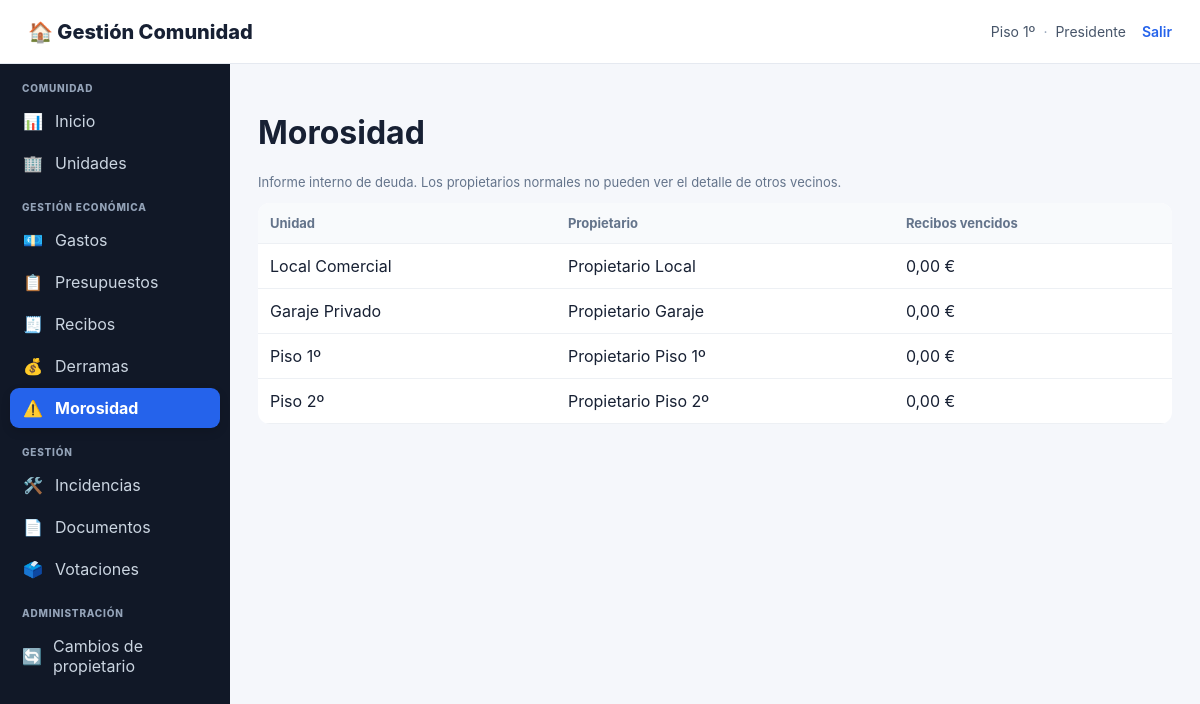
/index.php?page=morosidad (signed in), run on the app's committed database.
### tables this page shows
CREATE TABLE usuarios (
 id INT AUTO_INCREMENT PRIMARY KEY,
 email VARCHAR(190) UNIQUE NOT NULL,
 password_hash VARCHAR(255) NOT NULL,
 unidad_id INT NULL,
 rol VARCHAR(50) NOT NULL DEFAULT 'PROPIETARIO_SIN_ESCALERA',
 rol_id INT NULL,
 activo TINYINT(1) NOT NULL DEFAULT 1,
 created_at TIMESTAMP DEFAULT CURRENT_TIMESTAMP,
 INDEX idx_usuarios_unidad (unidad_id),
 INDEX idx_usuarios_rol_id (rol_id),
 FOREIGN KEY (unidad_id) REFERENCES unidades(id) ON DELETE SET NULL,
 FOREIGN KEY (rol_id) REFERENCES roles(id) ON DELETE SET NULL
);

CREATE TABLE unidades (
 id INT AUTO_INCREMENT PRIMARY KEY,
 nombre VARCHAR(100) NOT NULL,
 propietario VARCHAR(150) NOT NULL,
 email VARCHAR(190),
 telefono VARCHAR(50),
 coef_general DECIMAL(6,3) NOT NULL,
 coef_escalera DECIMAL(6,3) NOT NULL DEFAULT 0,
 tiene_acceso_escalera TINYINT(1) NOT NULL DEFAULT 0,
 m2 DECIMAL(10,2),
 created_at TIMESTAMP DEFAULT CURRENT_TIMESTAMP
);

### app/auth.php (called while the page is built, shortened)
<?php
require_once __DIR__.'/db.php';
function require_login() {
    if (!current_user()) {
        header('Location: index.php?page=login');
        exit;
    }
}
function current_user() {
    global $pdo;
    static $loaded = false;
    static $user = null;
    if ($loaded) return $user;
    $loaded = true;
    $id = (int)($_SESSION['user']['id'] ?? 0);
    try {
        $st=$pdo->prepare("SELECT u.*, un.nombre AS unidad_nombre, un.tiene_acceso_escalera
            FROM usuarios u
            LEFT JOIN unidades un ON un.id=u.unidad_id
            WHERE u.id=? LIMIT 1");
        $st->execute([$id]);
        $row=$st->fetch();
        $rs=$pdo->prepare("SELECT r.id,r.codigo,r.nombre,r.activo
            FROM usuario_roles ur
            JOIN roles r ON r.id=ur.rol_id
            WHERE ur.usuario_id=? AND r.activo=1
            ORDER BY r.sistema DESC,r.nombre");
        $rs->execute([$id]);
        $roles=$rs->fetchAll();
        $row['roles']=$roles;
        $row['role_codes']=array_column($roles,'codigo');
        $row['role_names']=array_column($roles,'nombre');
        $row['rol_nombre']=$roles ? implode(', ',$row['role_names']) : '';
        $row['rol']=$roles ? $row['role_codes'][0] : ($row['rol']??'');
        $user=$row;
        return $user;
    } catch (Throwable $e) {
        $user=$_SESSION['user']??null;
        return $user;
    }
}
function can($permission) {
    global $pdo;
    $u=current_user();
    try {
        $st=$pdo->prepare("SELECT 1
            FROM usuario_roles ur
            JOIN roles r ON r.id=ur.rol_id AND r.activo=1
            JOIN rol_permisos rp ON rp.rol_id=r.id
            JOIN permisos p ON p.id=rp.permiso_id AND p.codigo=?
            JOIN usuarios u ON u.id=ur.usuario_id AND u.activo=1
            WHERE ur.usuario_id=? LIMIT 1");
        $st->execute([$permission,$u['id']]);
        if ($st->fetchColumn()) return true;
    } catch(Throwable $e) {
        try {
            $st=$pdo->prepare("SELECT 1
                FROM usuarios u
                JOIN roles r ON r.id=u.rol_id AND r.activo=1
                JOIN rol_permisos rp ON rp.rol_id=r.id
                JOIN permisos p ON p.id=rp.permiso_id AND p.codigo=?
                WHERE u.id=? AND u.activo=1 LIMIT 1");
            $st->execute([$permission,$u['id']]);
            return (bool)$st->fetchColumn();
        } catch(Throwable $e2) {
            return false;
        }
    }
    return false;
}
?>

### app/functions.php (called while the page is built, shortened)
<?php
function h($v){ return htmlspecialchars((string)$v, ENT_QUOTES, 'UTF-8'); }

### public/index.php (the view, shortened to what this page needs)
<?php
require_once __DIR__.'/../app/auth.php';
require_once __DIR__.'/../app/functions.php';
$page=$_GET['page']??'dashboard';
    ?><!doctype html><html lang="es"><head><meta charset="utf-8"><title>Acceso</title><link rel="stylesheet" href="style.css"><link rel="icon" type="image/svg+xml" href="favicon.svg"></head><body>
    <?php
require_login();
function layout_start($title){
    $u=current_user();
    $currentPage=$_GET['page']??'dashboard';
    ?><!doctype html><html lang="es"><head><meta charset="utf-8"><meta name="viewport" content="width=device-width,initial-scale=1"><title><?=h($title)?> · Gestión Comunidad</title><link rel="stylesheet" href="style.css"></head><body>
    <header class="top"><div class="brand">🏠 Gestión Comunidad</div><div class="user-info"><span><?=h($u['unidad_nombre']??'')?></span><span class="user-separator">·</span><span><?=h($u['rol_nombre']??role_label($u['rol']))?></span><a class="logout" href="index.php?page=logout">Salir</a></div></header><div class="wrap"><aside class="sidebar">
    <nav class="sidebar-nav">
        <div class="nav-title">Comunidad</div>
        <a class="nav-link<?=($currentPage==='dashboard'?' active':'')?>" href="index.php"><span class="nav-icon">📊</span><span>Inicio</span></a>
        <?php if(can('GESTION_UNIDADES')): ?><a class="nav-link<?=($currentPage==='unidades'?' active':'')?>" href="index.php?page=unidades"><span class="nav-icon">🏢</span><span>Unidades</span></a><?php endif; ?>
        <div class="nav-title">Gestión económica</div>
        <a class="nav-link<?=($currentPage==='gastos'?' active':'')?>" href="index.php?page=gastos"><span class="nav-icon">💶</span><span>Gastos</span></a>
        <a class="nav-link<?=($currentPage==='presupuestos'?' active':'')?>" href="index.php?page=presupuestos"><span class="nav-icon">📋</span><span>Presupuestos</span></a>
        <a class="nav-link<?=($currentPage==='recibos'?' active':'')?>" href="index.php?page=recibos"><span class="nav-icon">🧾</span><span>Recibos</span></a>
        <a class="nav-link<?=($currentPage==='derramas'?' active':'')?>" href="index.php?page=derramas"><span class="nav-icon">💰</span><span>Derramas</span></a>
        <a class="nav-link<?=($currentPage==='morosidad'?' active':'')?>" href="index.php?page=morosidad"><span class="nav-icon">⚠️</span><span>Morosidad</span></a>
        <div class="nav-title">Gestión</div>
        <a class="nav-link<?=($currentPage==='incidencias'?' active':'')?>" href="index.php?page=incidencias"><span class="nav-icon">🛠️</span><span>Incidencias</span></a>
        <a class="nav-link<?=($currentPage==='documentos'?' active':'')?>" href="index.php?page=documentos"><span class="nav-icon">📄</span><span>Documentos</span></a>
        <a class="nav-link<?=($currentPage==='votaciones'?' active':'')?>" href="index.php?page=votaciones"><span class="nav-icon">🗳️</span><span>Votaciones</span></a>
        <?php if(can('GESTION_USUARIOS') || can('GESTION_ROLES') || can('CAMBIO_PROPIETARIO') || can('GESTION_BACKUPS')): ?>
        <div class="nav-title">Administración</div>
        <?php if(can('CAMBIO_PROPIETARIO')): ?><a class="nav-link<?=($currentPage==='propietarios'?' active':'')?>" href="index.php?page=propietarios"><span class="nav-icon">🔄</span><span>Cambios de propietario</span></a><?php endif; ?>
        <?php endif; ?>
    </nav>
    </aside><main class="main"><?php
}
function layout_end(){ ?></main></div></body></html><?php }
layout_start(ucfirst($page));
switch($page){case 'backups':
case 'morosidad':
    echo '<h1>Morosidad</h1><p class="muted">Informe interno de deuda. Los propietarios normales no pueden ver el detalle de otros vecinos.</p>';
    $rows=$pdo->query("SELECT u.id,u.nombre,u.propietario,COALESCE(SUM(CASE WHEN r.estado IN ('VENCIDO') THEN r.total ELSE 0 END),0) deuda FROM unidades u LEFT JOIN recibos r ON r.unidad_id=u.id GROUP BY u.id ORDER BY deuda DESC")->fetchAll();
    echo '<table><tr><th>Unidad</th><th>Propietario</th><th>Recibos vencidos</th></tr>';
    foreach($rows as $x) echo '<tr><td>'.h($x['nombre']).'</td><td>'.h($x['propietario']).'</td><td>'.number_format($x['deuda'],2,',','.').' €</td></tr>';
    echo '</table>';
break;
}
layout_end();

### public/style.css (style rules this page uses)
* { box-sizing:border-box }
body { margin:0;font-family:Inter,Arial,sans-serif;background:#f5f7fb;color:#172033 }
.top { height:64px;background:#fff;border-bottom:1px solid #e5e9f0;display:flex;align-items:center;justify-content:space-between;padding:0 28px }
.brand { font-weight:800;font-size:20px }
.wrap { display:flex;min-height:calc(100vh - 64px) }
aside { width:230px;background:#111827;color:#cbd5e1;padding:20px 12px }
aside a { display:block;padding:10px 13px;border-radius:8px;color:#cbd5e1;text-decoration:none;margin:3px 0 }
.main { flex:1;padding:28px;max-width:1500px }
.muted { color:#64748b;font-size:13px }
table { width:100%;border-collapse:collapse;background:#fff;border-radius:12px;overflow:hidden }
th,td { padding:12px;border-bottom:1px solid #edf0f4;text-align:left }
th { font-size:13px;color:#64748b;background:#f8fafc }
.nav-title { font-size:11px;text-transform:uppercase;color:#64748b;margin:20px 12px 5px }
.sidebar { padding:18px 10px;background:#111827 }
.sidebar-nav { position:sticky;top:12px }
.nav-title { font-size:10px;letter-spacing:.08em;font-weight:800;text-transform:uppercase;color:#94a3b8;margin:18px 12px 7px }
.nav-title:first-child { margin-top:0 }
.nav-link { display:flex;align-items:center;gap:11px;padding:10px 12px;border-radius:9px;color:#cbd5e1;text-decoration:none;margin:2px 0;transition:background .15s,color .15s,transform .15s }
.nav-link.active { background:#2563eb;color:#fff;font-weight:700;box-shadow:0 4px 10px #00000020 }
.nav-icon { width:22px;text-align:center;font-size:16px;line-height:1 }
.user-info { display:flex;align-items:center;gap:8px;color:#475569;font-size:14px }
.user-separator { color:#94a3b8 }
.logout { color:#2563eb;text-decoration:none;font-weight:600;margin-left:8px }

### data on the page
usuarios: unidad.nombre "Piso 1º"
unidades: nombre "Local Comercial", propietario "Propietario Local", deuda "0,00"
unidades: nombre "Garaje Privado", propietario "Propietario Garaje", deuda "0,00"
unidades: nombre "Piso 1º", propietario "Propietario Piso 1º", deuda "0,00"
unidades: nombre "Piso 2º", propietario "Propietario Piso 2º", deuda "0,00"

### other printed values
$u['rol_nombre'] "Presidente"
